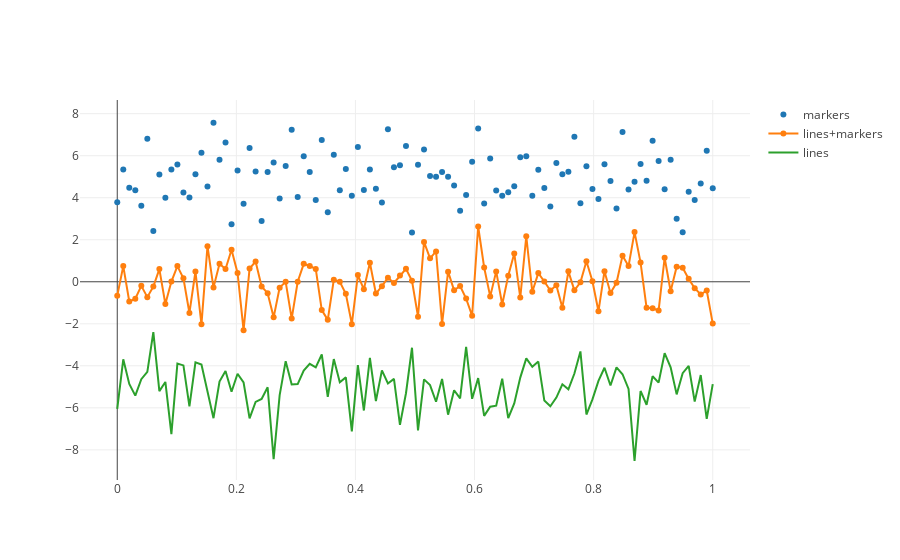

Source (notebook cell):
### Code cell
py.offline.init_notebook_mode(connected=True)

N = 100
random_x = np.linspace(0, 1, N)
random_y0 = np.random.randn(N)+5
random_y1 = np.random.randn(N)
random_y2 = np.random.randn(N)-5

# Create traces
trace0 = go.Scatter(
    x = random_x,
    y = random_y0,
    mode = 'markers',
    name = 'markers'
)
trace1 = go.Scatter(
    x = random_x,
    y = random_y1,
    mode = 'lines+markers',
    name = 'lines+markers'
)
trace2 = go.Scatter(
    x = random_x,
    y = random_y2,
    mode = 'lines',
    name = 'lines'
)

data = [trace0, trace1, trace2]
py.offline.iplot(data, filename='scatter-mode')
